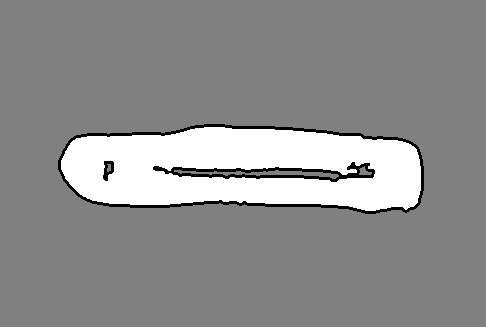
#> input picture assets/maps/track7th/track7th.pgm, 486 x 327 px, found by its file name
$ python draw_track_gui.py assets/maps/track7th/track7th.pgm
#> lines starting #> are read from the running program, lines starting #| are printed output that depends on the picture
#!/usr/bin/env python3
"""
F110th Ultra-Fast Interactive Track Drawer & Map Editor
-------------------------------------------------------
Featuring:
- ⚡ Accelerated blit rendering (butter-smooth 60+ FPS over X11 forwarding)
- 🪣 Bucket Fill (Flood Fill) tool for instantly filling enclosed regions
- ✏️ Wall (Black), Free (White), Unknown (Gray) brush & line tools
- ⏪ Multi-level Undo stack & auto-backups
- 💾 Atomic ROS 2 PGM & YAML saving

Usage:
    python3 scripts/draw_track_gui.py assets/maps/track7th/track7th.yaml
    python3 scripts/draw_track_gui.py assets/maps/track7th/track7th.pgm
"""

import sys
import os
import cv2
import yaml
import numpy as np
from pathlib import Path
import matplotlib.pyplot as plt
from matplotlib.widgets import RadioButtons, Slider, Button
import signal

# --- PGM Read / Write Helpers ---

def load_pgm(file_path):
    """Load PGM file as uint8 numpy array."""
    img = cv2.imread(str(file_path), cv2.IMREAD_GRAYSCALE)
    if img is not None:
        return img

    with open(file_path, 'rb') as f:
        lines = []
        for _ in range(3):
            line = f.readline().decode('latin-1').strip()
            while line.startswith('#'):
                line = f.readline().decode('latin-1').strip()
            lines.append(line)

        magic, (w, h), maxval = lines[0], tuple(map(int, lines[1].split())), int(lines[2])
        if magic == 'P5':
            data = np.frombuffer(f.read(w * h), dtype=np.uint8)
        else:
            data = np.array(list(map(int, f.read().decode('latin-1').split())), dtype=np.uint8)

        if maxval != 255:
            data = (data * 255 // maxval).astype(np.uint8)
        return data.reshape((h, w))

# [7 lines left out: function save_pgm, not called in this run]

# --- Fast Track Drawer Application ---

class FastTrackDrawer:
    COLOR_MAP = {
        'Wall (Black)': 0,
        'Free (White)': 255,
        'Unknown (Gray)': 128,
        'Straight Line': 0,
        'Bucket Fill': 0,  # Fills with current fill color
    }

    def __init__(self, map_input_path):
        raw_input = str(map_input_path)
        if raw_input.startswith("map_name="):
            raw_input = raw_input.split("=", 1)[1]

        path_obj = Path(raw_input)
        if not path_obj.exists():
            cand = Path("assets/maps") / raw_input / f"{raw_input}.yaml"
            if cand.exists():
                path_obj = cand
            else:
                cand_pgm = Path("assets/maps") / raw_input / f"{raw_input}.pgm"
                if cand_pgm.exists():
                    path_obj = cand_pgm

        self.input_path = path_obj.resolve()
        self.input_dir = self.input_path.parent
        self.base_name = self.input_path.stem

        self.yaml_path = None
        self.pgm_path = None
        self.yaml_data = {}

        self._resolve_map_files()

        self.img_orig = load_pgm(self.pgm_path)
        self.img_work = self.img_orig.copy()

        self.undo_stack = []
        self.max_undo = 30

        self.tool_mode = 'Wall (Black)'
        self.fill_color_val = 0  # Default fill color for Bucket Fill
        self.brush_size = 5
        self.is_drawing = False
        self.line_start = None

        self.fig = None
        self.ax = None
        self.im_display = None
        self.background = None

        # Setup Ctrl+C / Ctrl+Z signal handlers
        signal.signal(signal.SIGINT, self._signal_handler)
        signal.signal(signal.SIGTSTP, self._signal_handler)

    # [5 lines left out: function _signal_handler, not called in this run]

    def _resolve_map_files(self):
        """Locate base map files and waypoint_gen map target paths."""
        # Normalize base map name (e.g. track7th_waypoint_gen -> track7th)
        raw_name = self.base_name
        for suffix in ['_waypoint_gen', '_waypoint', '_raceline', '_raw']:
            if raw_name.endswith(suffix):
                raw_name = raw_name[:-len(suffix)]
        self.clean_base_name = raw_name

        # Determine target waypoint_gen map paths
        self.target_pgm_path = self.input_dir / f"{self.clean_base_name}_waypoint_gen.pgm"
        self.target_yaml_path = self.input_dir / f"{self.clean_base_name}_waypoint_gen.yaml"

        # Determine source map PGM to load (prefer existing waypoint_gen PGM, fallback to base map PGM)
        if self.target_pgm_path.exists():
            self.pgm_path = self.target_pgm_path
            self.yaml_path = self.target_yaml_path if self.target_yaml_path.exists() else self.input_dir / f"{self.clean_base_name}.yaml"
        else:
            base_pgm = self.input_dir / f"{self.clean_base_name}.pgm"
            self.pgm_path = base_pgm if base_pgm.exists() else self.input_path
            self.yaml_path = self.input_dir / f"{self.clean_base_name}.yaml"

        if self.yaml_path.exists():
            with open(self.yaml_path, 'r') as f:
                self.yaml_data = yaml.safe_load(f)

        if not self.pgm_path.exists():
            print(f"✗ Error: Source PGM image not found at {self.pgm_path}")
            sys.exit(1)

    # [94 lines left out: functions push_undo, undo, reset_map, save_map, apply_bucket_fill, on_press and 1 more, not called in this run]

    def on_release(self, event):
        if self.is_drawing:
            self.is_drawing = False

    # [15 lines left out: function redraw, not called in this run]

    def run(self):
        self.fig, self.ax = plt.subplots(figsize=(10, 8))
        self.fig.suptitle(f"Track Drawer & Map Editor — {self.base_name}", fontsize=13, fontweight='bold')

        plt.subplots_adjust(left=0.28, bottom=0.15)
        self.im_display = self.ax.imshow(self.img_work, cmap='gray', vmin=0, vmax=255, animated=True)
        self.ax.axis('off')

        # --- Tool selector radio buttons ---
        rax = plt.axes([0.03, 0.50, 0.21, 0.32])
        tools = ('Wall (Black)', 'Free (White)', 'Unknown (Gray)', 'Straight Line', 'Bucket Fill')
        self.radio_tool = RadioButtons(rax, tools, active=0, activecolor='#D32F2F')

        # [10 lines left out: function set_tool, not called in this run]

        self.radio_tool.on_clicked(set_tool)

        # Line & Bucket Color Sub-selector
        rax_color = plt.axes([0.03, 0.28, 0.21, 0.18])
        active_colors = ('Color: Wall (0)', 'Color: Free (255)', 'Color: Unknown (128)')
        self.radio_bucket_color = RadioButtons(rax_color, active_colors, active=0, activecolor='#1976D2')

        # [8 lines left out: function set_bucket_color, not called in this run]

        self.radio_bucket_color.on_clicked(set_bucket_color)

        # Brush size slider
        ax_size = plt.axes([0.33, 0.06, 0.42, 0.03])
        self.slider_size = Slider(ax_size, 'Brush Size (px)', 1, 40, valinit=self.brush_size, valstep=1, color='#1976D2')

        def set_size(val):
            self.brush_size = int(val)

        self.slider_size.on_changed(set_size)

        # Buttons: Undo, Reset, Save
        ax_undo = plt.axes([0.80, 0.06, 0.07, 0.04])
        self.btn_undo = Button(ax_undo, 'Undo')
        self.btn_undo.on_clicked(lambda e: self.undo())

        ax_reset = plt.axes([0.88, 0.06, 0.07, 0.04])
        self.btn_reset = Button(ax_reset, 'Reset')
        self.btn_reset.on_clicked(lambda e: self.reset_map())

        ax_save = plt.axes([0.80, 0.01, 0.15, 0.04])
        self.btn_save = Button(ax_save, 'Save Map (S)', color='#2E7D32', hovercolor='#388E3C')
        self.btn_save.on_clicked(lambda e: self.save_map())

        # Keyboard shortcuts
        # [12 lines left out: function on_key, not called in this run]

        self.fig.canvas.mpl_connect('button_press_event', self.on_press)
        self.fig.canvas.mpl_connect('motion_notify_event', self.on_motion)
        self.fig.canvas.mpl_connect('button_release_event', self.on_release)
        self.fig.canvas.mpl_connect('key_press_event', on_key)

        instructions = "Mouse: Paint/Fill  |  [B] Bucket Fill  |  [S] Save  |  [U] Undo  |  [R] Reset  |  [Q] Quit"
        plt.figtext(0.32, 0.01, instructions, fontsize=9, family='monospace')

        print("\n" + "="*60)
        print(f"  ULTRA-FAST TRACK DRAWER — {self.base_name}")
        print("="*60)
        print("  Controls & Features:")
        print("    🪣 Bucket Fill: Click 'Bucket Fill' tool or press [B] to fill any region.")
        print("    ⚡ Blit Acceleration: Fast smooth mouse drawing without lag.")
        print("    • Select fill color: Wall (0), Free (255), or Unknown (128).")
        print("    • Press 'S' or click 'Save Map' when finished.")
        print("="*60 + "\n")

        plt.show()

def main():
    if len(sys.argv) < 2:
        print("Usage: python3 scripts/draw_track_gui.py <path/to/map.yaml | path/to/map.pgm>")
        sys.exit(1)

    app = FastTrackDrawer(sys.argv[1])
#> in load_pgm, img is the input picture: shape (327, 486); min 0, max 255, mean 142.8
    app.run()
#> in run, `plt.show()`:
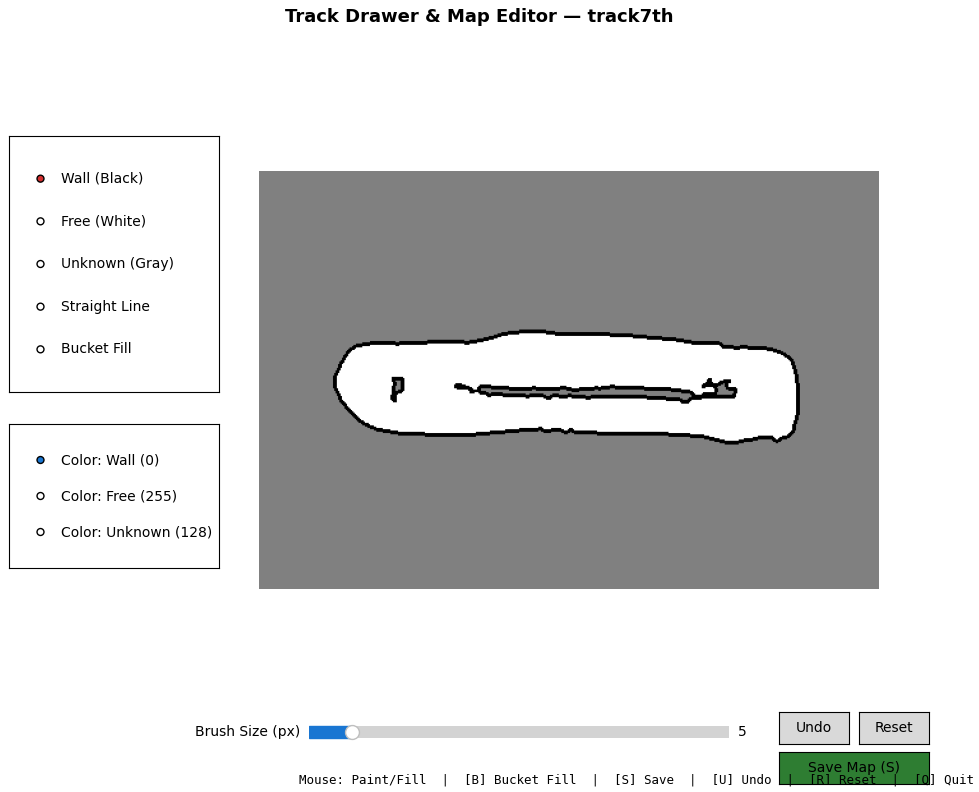
#> figure drawn by matplotlib, 4 panels

if __name__ == '__main__':
    main()
